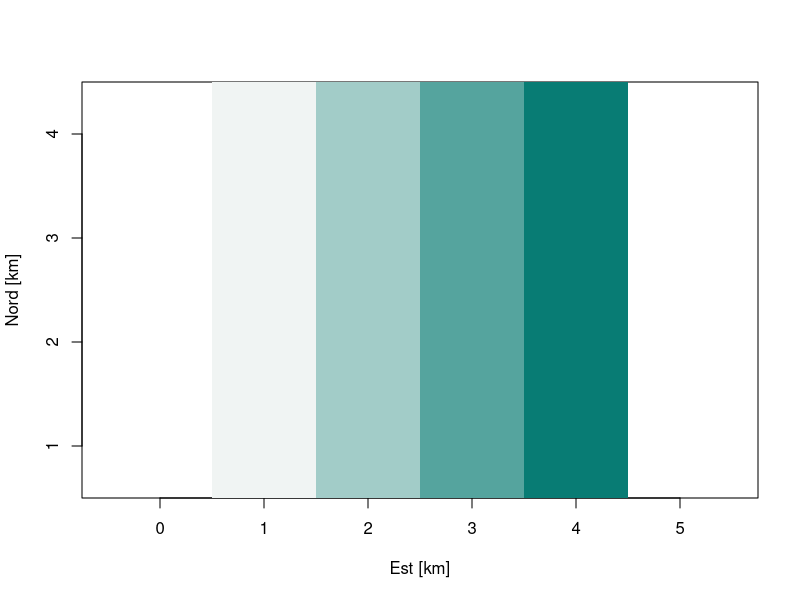

R code for this plot:
# E varia piu rapidamente di N
s_rete <- expand.grid(E=1:4,N=1:4)
s_rete$valore <- rep(1:4,4)
s_mat <- matrix(s_rete$valore,4,4)
s_pal <- colorRampPalette(
  c("#F0F4F3","#087C74"))(4)
image(1:4,1:4,s_mat,col=s_pal,
      xlab="Est [km]",
      ylab="Nord [km]",asp=1)
